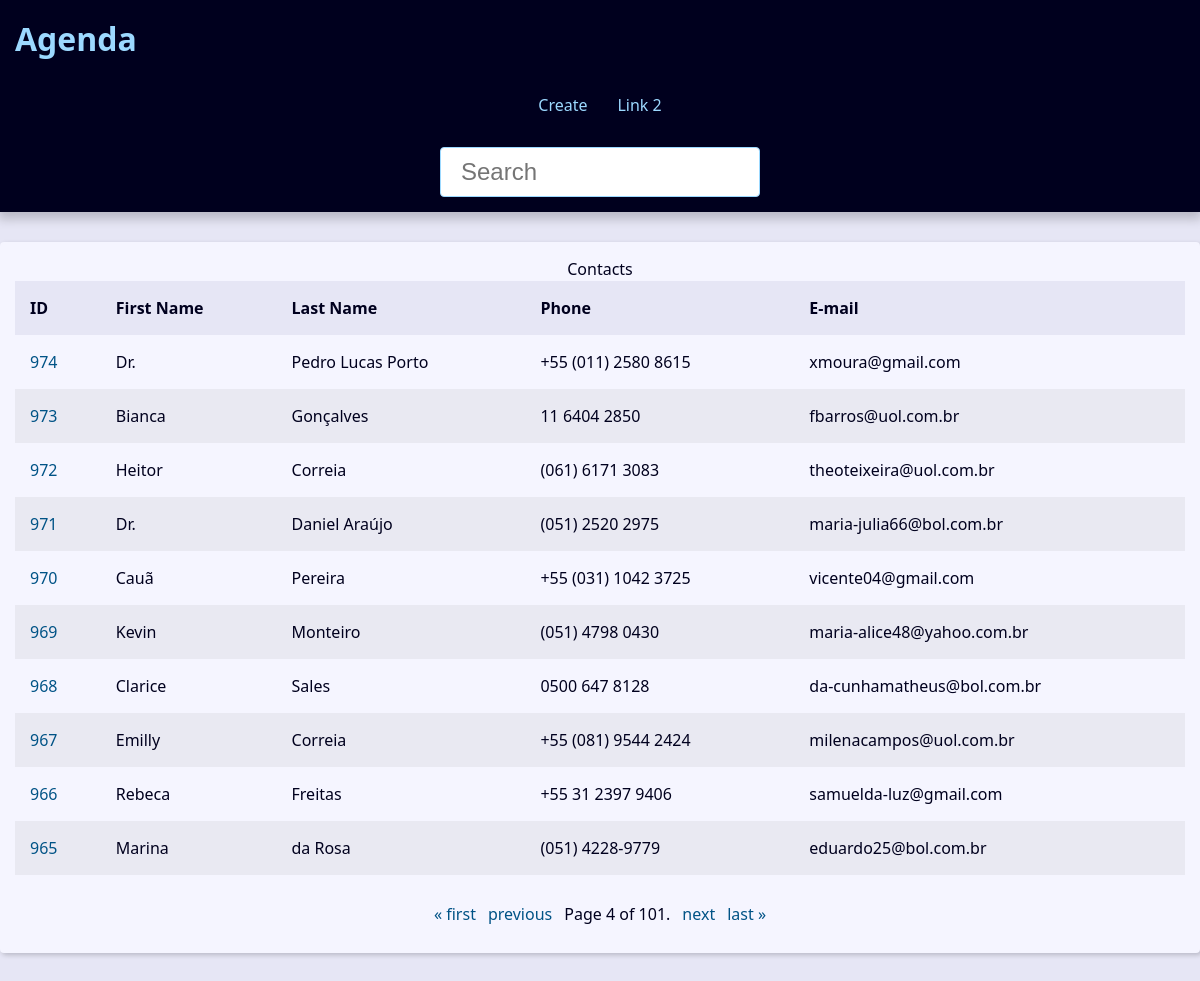
The page /?page=4&q= on the database as committed earlier.
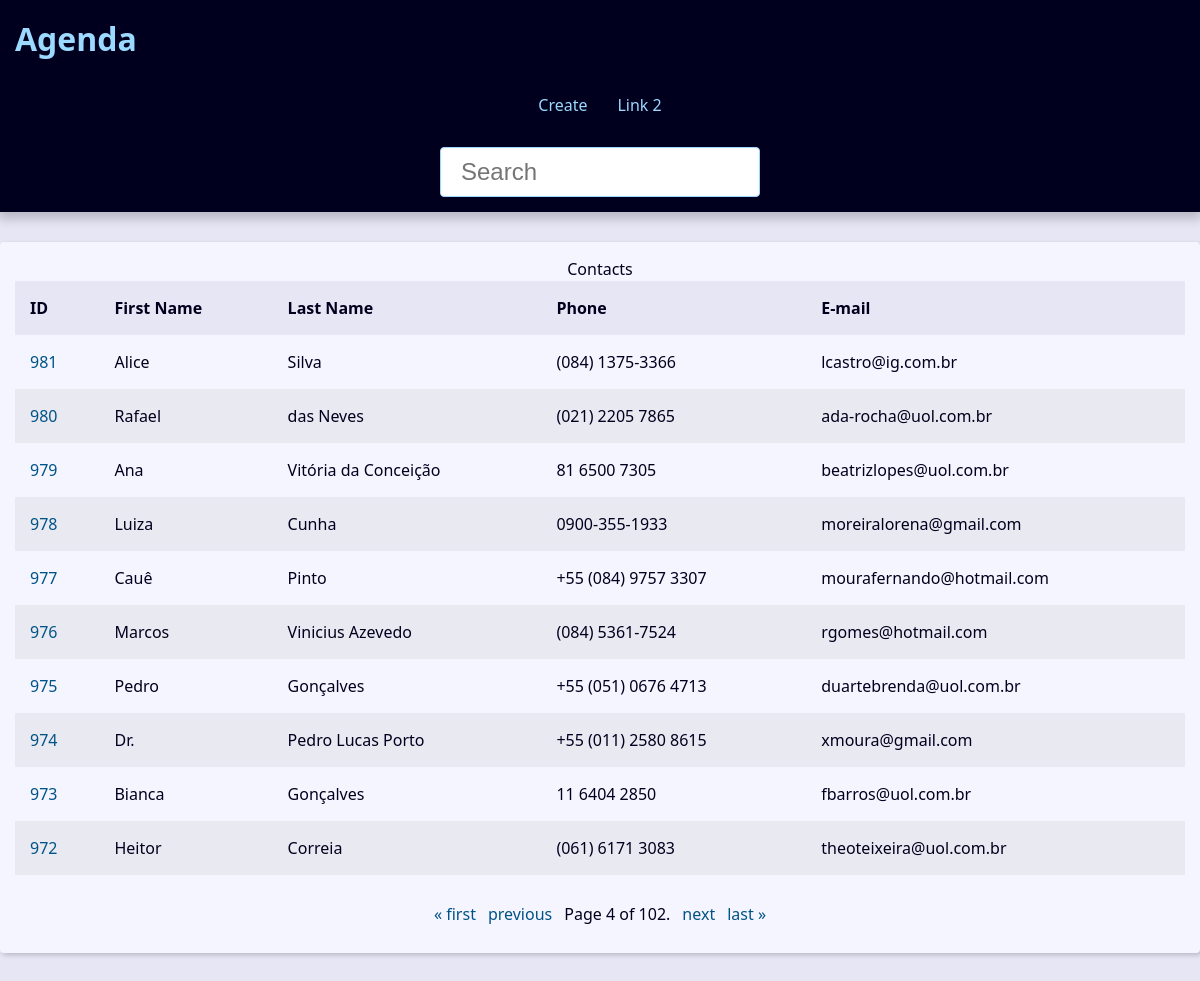
The same page on the database as committed later.
### contact/models.py (models this page shows, shortened)
class Contact(models.Model):
    first_name = models.CharField(max_length=50)
    last_name = models.CharField(max_length=50)
    phone = models.CharField(max_length=50)
    email = models.EmailField(max_length=200, blank=True)
    created_date = models.DateTimeField(default=timezone.now)
    description = models.TextField(blank=True)
    show = models.BooleanField(default=True)
    picture = models.ImageField(blank=True, upload_to="pictures/%Y/%m")
    category = models.ForeignKey(
        Category,
        on_delete=models.SET_NULL,
        blank=True,
        null=True,
    )
    owner = models.ForeignKey(
        User,
        on_delete=models.SET_NULL,
        blank=True,
        null=True,
    )

### contact/views/contact_views.py (the view)
# urls.py: path("", views.index, name="index"),
def index(request):
    contacts = Contact.objects.filter(show=True).order_by("-id")
    paginator = Paginator(contacts, 10)
    page_number = request.GET.get("page")
    page_obj = paginator.get_page(page_number)
    context = {
        "page_obj": page_obj,
        "site_title": "Contatos - ",
    }
    return render(
        request,
        "contact/index.html",
        context,
    )

### contact/templates/contact/index.html
{% extends "global/base.html" %}
{% block content %}
{% if page_obj %}
    <div class="responsive-table">
        <table class="contacts-table" >
            <caption>
                Contacts
            </caption>
            <thead>
                <tr class="table-row table-row-header">
                    <th class="table-header">ID</th>
                    <th class="table-header">First Name</th>
                    <th class="table-header">Last Name</th>
                    <th class="table-header">Phone</th>
                    <th class="table-header">E-mail</th>
                </tr>
            </thead>
            <tbody>
                {% for contact in page_obj %}
                    <tr class="table-row">
                        <td class="table-cel">
                            <a
                            href="{% url "contact:contact" contact.id %}"
                                class="table-link"
                            >
                                {{ contact.id }}
                            </a>
                        </td>
                        <td class="table-cel">
                            {{ contact.first_name }}
                        </td>
                        <td class="table-cel">
                            {{ contact.last_name }}
                        </td>
                        <td class="table-cel">
                            {{ contact.phone }}
                        </td>
                        <td class="table-cel">
                            {{ contact.email }}
                        </td>
                    </tr>
                {% endfor %}
            </tbody>
        </table>
    </div>
{% else %}
    <div class="single-contact">
        <h1 class="single-contact-name">
            Nenhum contato encontrado.
        </h1>
    </div>
{% endif %}
{% endblock content %}

Rows that differ between the two databases and show on the page:
no longer on this page (row edited): Contact: id "971", first_name "Dr.", last_name "Daniel Araújo", phone "(051) 2520 2975", email "maria-julia66@bol.com.br"
no longer on this page (row unchanged): Contact: id "970", first_name "Cauã", last_name "Pereira", phone "+55 (031) 1042 3725", email "vicente04@gmail.com"
no longer on this page (row edited): Contact: id "969", first_name "Kevin", last_name "Monteiro", phone "(051) 4798 0430", email "maria-alice48@yahoo.com.br"
no longer on this page (row edited): Contact: id "968", first_name "Clarice", last_name "Sales", phone "0500 647 8128", email "da-cunhamatheus@bol.com.br"
no longer on this page (row edited): Contact: id "967", first_name "Emilly", last_name "Correia", phone "+55 (081) 9544 2424", email "milenacampos@uol.com.br"
no longer on this page (row unchanged): Contact: id "966", first_name "Rebeca", last_name "Freitas", phone "+55 31 2397 9406", email "samuelda-luz@gmail.com"
no longer on this page (row edited): Contact: id "965", first_name "Marina", last_name "da Rosa", phone "(051) 4228-9779", email "eduardo25@bol.com.br"
now on this page (row edited): Contact: id "981", first_name "Alice", last_name "Silva", phone "(084) 1375-3366", email "lcastro@ig.com.br"
now on this page (row edited): Contact: id "980", first_name "Rafael", last_name "das Neves", phone "(021) 2205 7865", email "ada-rocha@uol.com.br"
now on this page (row edited): Contact: id "979", first_name "Ana", last_name "Vitória da Conceição", phone "81 6500 7305", email "beatrizlopes@uol.com.br"
now on this page (row edited): Contact: id "978", first_name "Luiza", last_name "Cunha", phone "0900-355-1933", email "moreiralorena@gmail.com"
now on this page (row edited): Contact: id "977", first_name "Cauê", last_name "Pinto", phone "+55 (084) 9757 3307", email "mourafernando@hotmail.com"
now on this page (row unchanged): Contact: id "976", first_name "Marcos", last_name "Vinicius Azevedo", phone "(084) 5361-7524", email "rgomes@hotmail.com"
now on this page (row edited): Contact: id "975", first_name "Pedro", last_name "Gonçalves", phone "+55 (051) 0676 4713", email "duartebrenda@uol.com.br"
Other text that changed with them:
{{ page_obj.paginator.num_pages }}: "101" → "102"
